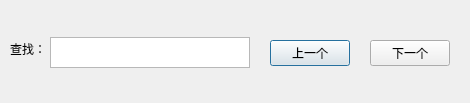
<?xml version="1.0" encoding="UTF-8"?>
<ui version="4.0">
 <class>FindDialog</class>
 <widget class="QDialog" name="FindDialog">
  <property name="geometry">
   <rect>
    <x>0</x>
    <y>0</y>
    <width>470</width>
    <height>103</height>
   </rect>
  </property>
  <property name="windowTitle">
   <string>Dialog</string>
  </property>
  <widget class="QPushButton" name="findPrevious">
   <property name="geometry">
    <rect>
     <x>270</x>
     <y>40</y>
     <width>80</width>
     <height>26</height>
    </rect>
   </property>
   <property name="text">
    <string>上一个</string>
   </property>
  </widget>
  <widget class="QPushButton" name="findNext">
   <property name="geometry">
    <rect>
     <x>370</x>
     <y>40</y>
     <width>80</width>
     <height>26</height>
    </rect>
   </property>
   <property name="text">
    <string>下一个</string>
   </property>
  </widget>
  <widget class="QTextEdit" name="textEdit">
   <property name="geometry">
    <rect>
     <x>50</x>
     <y>37</y>
     <width>200</width>
     <height>31</height>
    </rect>
   </property>
  </widget>
  <widget class="QLabel" name="label">
   <property name="geometry">
    <rect>
     <x>10</x>
     <y>40</y>
     <width>54</width>
     <height>18</height>
    </rect>
   </property>
   <property name="text">
    <string>查找：</string>
   </property>
  </widget>
 </widget>
 <resources/>
 <connections/>
</ui>
